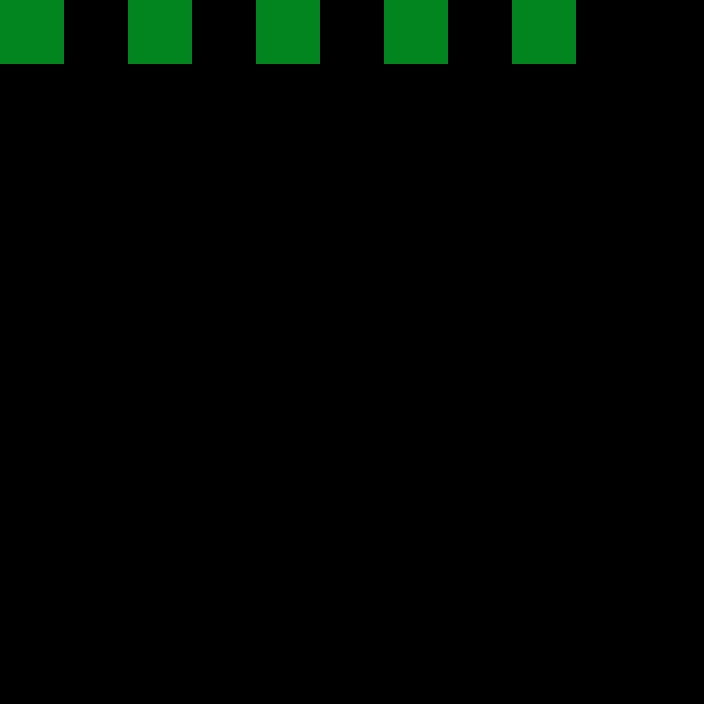

A 2D game scene composited from a Tiled map and its tileset images. What follows is a short description and the map's XML, with each tile layer's data collapsed to a summary:
An orthogonal 11x11 tile map with 64x64 px tiles, 24 tile layers (regions, input_1, output1_1, output2_1, ...).

<map version="1.0" orientation="orthogonal" renderorder="right-down" width="11" height="11" tilewidth="64" tileheight="64" nextobjectid="2321">
 <tileset firstgid="1" name="forest" tilewidth="70" tileheight="70">
  <tileoffset x="-3" y="3" />
  <image source="forest3.png" width="700" height="980" />
 </tileset>
 <layer name="regions" width="11" height="11">
  <data>[121 cells, 5 non-empty, 1 distinct tile ids]</data>
 </layer>
 <layer name="input_1" width="11" height="11">
  <data>[121 cells, 5 non-empty, 5 distinct tile ids]</data>
 </layer>
 <layer name="output1_1" width="11" height="11">
  <data>[121 cells, 5 non-empty, 1 distinct tile ids]</data>
 </layer>
 <layer name="output2_1" width="11" height="11">
  <data>[121 cells, 5 non-empty, 1 distinct tile ids]</data>
 </layer>
 <layer name="output3_1" width="11" height="11">
  <data>[121 cells, 5 non-empty, 1 distinct tile ids]</data>
 </layer>
 <layer name="output4_1" width="11" height="11">
  <data>[121 cells, 5 non-empty, 1 distinct tile ids]</data>
 </layer>
 <layer name="output5_1" width="11" height="11">
  <data>[121 cells, 5 non-empty, 1 distinct tile ids]</data>
 </layer>
 <layer name="output6_1" width="11" height="11">
  <data>[121 cells, 5 non-empty, 1 distinct tile ids]</data>
 </layer>
 <layer name="output7_1" width="11" height="11">
  <data>[121 cells, 5 non-empty, 1 distinct tile ids]</data>
 </layer>
 <layer name="output8_1" width="11" height="11">
  <data>[121 cells, 5 non-empty, 1 distinct tile ids]</data>
 </layer>
 <layer name="output9_1" width="11" height="11">
  <data>[121 cells, 5 non-empty, 1 distinct tile ids]</data>
 </layer>
 <layer name="output10_1" width="11" height="11">
  <data>[121 cells, 5 non-empty, 1 distinct tile ids]</data>
 </layer>
 <layer name="output11_1" width="11" height="11">
  <data>[121 cells, 5 non-empty, 1 distinct tile ids]</data>
 </layer>
 <layer name="output12_1" width="11" height="11">
  <data>[121 cells, 5 non-empty, 1 distinct tile ids]</data>
 </layer>
 <layer name="output13_1" width="11" height="11">
  <data>[121 cells, 5 non-empty, 1 distinct tile ids]</data>
 </layer>
 <layer name="output14_1" width="11" height="11">
  <data>[121 cells, 5 non-empty, 1 distinct tile ids]</data>
 </layer>
 <layer name="output15_1" width="11" height="11">
  <data>[121 cells, 5 non-empty, 1 distinct tile ids]</data>
 </layer>
 <layer name="output16_1" width="11" height="11">
  <data>[121 cells, 5 non-empty, 1 distinct tile ids]</data>
 </layer>
 <layer name="output17_1" width="11" height="11">
  <data>[121 cells, 5 non-empty, 1 distinct tile ids]</data>
 </layer>
 <layer name="output18_1" width="11" height="11">
  <data>[121 cells, 5 non-empty, 1 distinct tile ids]</data>
 </layer>
 <layer name="output19_1" width="11" height="11">
  <data>[121 cells, 5 non-empty, 1 distinct tile ids]</data>
 </layer>
 <layer name="output20_1" width="11" height="11">
  <data>[121 cells, 5 non-empty, 1 distinct tile ids]</data>
 </layer>
 <layer name="output21_1" width="11" height="11">
  <data>[121 cells, 5 non-empty, 1 distinct tile ids]</data>
 </layer>
 <layer name="output22_1" width="11" height="11">
  <data>[121 cells, 5 non-empty, 1 distinct tile ids]</data>
 </layer>
</map>
